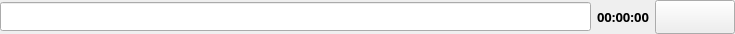
<?xml version="1.0" encoding="UTF-8"?>
<ui version="4.0">
 <class>MainWidget</class>
 <widget class="QWidget" name="MainWidget">
  <property name="geometry">
   <rect>
    <x>0</x>
    <y>0</y>
    <width>735</width>
    <height>34</height>
   </rect>
  </property>
  <property name="font">
   <font>
    <family>Waree</family>
    <pointsize>10</pointsize>
   </font>
  </property>
  <property name="cursor">
   <cursorShape>SizeAllCursor</cursorShape>
  </property>
  <property name="windowTitle">
   <string>BoxTime</string>
  </property>
  <property name="layoutDirection">
   <enum>Qt::LeftToRight</enum>
  </property>
  <property name="autoFillBackground">
   <bool>false</bool>
  </property>
  <layout class="QHBoxLayout" name="horizontalLayout">
   <property name="leftMargin">
    <number>0</number>
   </property>
   <property name="topMargin">
    <number>0</number>
   </property>
   <property name="rightMargin">
    <number>0</number>
   </property>
   <property name="bottomMargin">
    <number>0</number>
   </property>
   <item>
    <widget class="QLineEdit" name="lineEdit">
     <property name="sizePolicy">
      <sizepolicy hsizetype="Expanding" vsizetype="Fixed">
       <horstretch>0</horstretch>
       <verstretch>0</verstretch>
      </sizepolicy>
     </property>
     <property name="font">
      <font>
       <family>Verdana</family>
       <pointsize>13</pointsize>
      </font>
     </property>
     <property name="maxLength">
      <number>55</number>
     </property>
    </widget>
   </item>
   <item>
    <widget class="QLabel" name="label">
     <property name="sizePolicy">
      <sizepolicy hsizetype="Minimum" vsizetype="Minimum">
       <horstretch>0</horstretch>
       <verstretch>0</verstretch>
      </sizepolicy>
     </property>
     <property name="font">
      <font>
       <weight>75</weight>
       <bold>true</bold>
      </font>
     </property>
     <property name="text">
      <string>00:00:00</string>
     </property>
    </widget>
   </item>
   <item>
    <widget class="QPushButton" name="pushButton">
     <property name="enabled">
      <bool>true</bool>
     </property>
     <property name="sizePolicy">
      <sizepolicy hsizetype="Minimum" vsizetype="Minimum">
       <horstretch>0</horstretch>
       <verstretch>0</verstretch>
      </sizepolicy>
     </property>
     <property name="minimumSize">
      <size>
       <width>80</width>
       <height>34</height>
      </size>
     </property>
     <property name="text">
      <string/>
     </property>
     <property name="icon">
      <iconset resource="tinyproxy.qrc">
       <normaloff>:/check-yes-ok-icone-7166-32.png</normaloff>:/check-yes-ok-icone-7166-32.png</iconset>
     </property>
    </widget>
   </item>
  </layout>
 </widget>
 <layoutdefault spacing="6" margin="11"/>
 <resources>
  <include location="tinyproxy.qrc"/>
 </resources>
 <connections/>
</ui>
